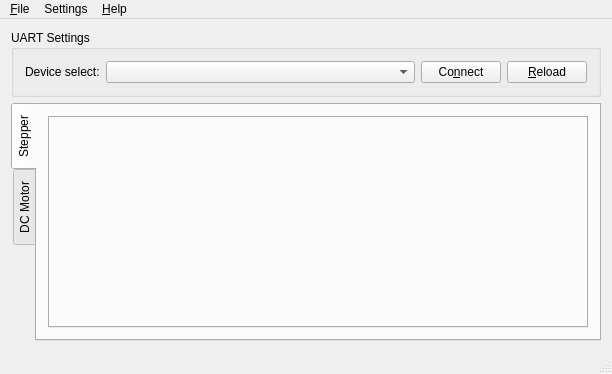
<?xml version="1.0" encoding="UTF-8"?>
<ui version="4.0">
 <class>MainWindow</class>
 <widget class="QMainWindow" name="MainWindow">
  <property name="geometry">
   <rect>
    <x>0</x>
    <y>0</y>
    <width>612</width>
    <height>374</height>
   </rect>
  </property>
  <property name="windowTitle">
   <string>Stepper and DC Motor Controller</string>
  </property>
  <widget class="QWidget" name="centralWidget">
   <layout class="QVBoxLayout" name="verticalLayout">
    <item>
     <widget class="QGroupBox" name="groupBox">
      <property name="title">
       <string>UART Settings</string>
      </property>
      <layout class="QHBoxLayout" name="horizontalLayout">
       <item>
        <widget class="QLabel" name="label">
         <property name="sizePolicy">
          <sizepolicy hsizetype="Maximum" vsizetype="Preferred">
           <horstretch>0</horstretch>
           <verstretch>0</verstretch>
          </sizepolicy>
         </property>
         <property name="text">
          <string>Device select:</string>
         </property>
        </widget>
       </item>
       <item>
        <widget class="QComboBox" name="comboBoxUartDeviceSelect"/>
       </item>
       <item>
        <widget class="QPushButton" name="pushButtonUartConnect">
         <property name="sizePolicy">
          <sizepolicy hsizetype="Maximum" vsizetype="Fixed">
           <horstretch>0</horstretch>
           <verstretch>0</verstretch>
          </sizepolicy>
         </property>
         <property name="text">
          <string>Co&amp;nnect</string>
         </property>
        </widget>
       </item>
       <item>
        <widget class="QPushButton" name="pushButtonUartReload">
         <property name="sizePolicy">
          <sizepolicy hsizetype="Maximum" vsizetype="Fixed">
           <horstretch>0</horstretch>
           <verstretch>0</verstretch>
          </sizepolicy>
         </property>
         <property name="text">
          <string>&amp;Reload</string>
         </property>
        </widget>
       </item>
      </layout>
     </widget>
    </item>
    <item>
     <widget class="QTabWidget" name="tabWidgetDeviceSelection">
      <property name="tabPosition">
       <enum>QTabWidget::West</enum>
      </property>
      <property name="tabShape">
       <enum>QTabWidget::Rounded</enum>
      </property>
      <property name="currentIndex">
       <number>0</number>
      </property>
      <property name="elideMode">
       <enum>Qt::ElideLeft</enum>
      </property>
      <property name="movable">
       <bool>true</bool>
      </property>
      <widget class="QWidget" name="tabSteppers">
       <attribute name="title">
        <string>Stepper</string>
       </attribute>
       <layout class="QGridLayout" name="gridLayout">
        <item row="0" column="0">
         <widget class="QTabWidget" name="tabWidgetStepperSelect">
          <property name="currentIndex">
           <number>-1</number>
          </property>
         </widget>
        </item>
       </layout>
      </widget>
      <widget class="QWidget" name="tabDCMotors">
       <attribute name="title">
        <string>DC Motor</string>
       </attribute>
       <layout class="QGridLayout" name="gridLayout_2">
        <item row="0" column="0">
         <widget class="QTabWidget" name="tabWidgetDCMotorSelect">
          <property name="currentIndex">
           <number>-1</number>
          </property>
         </widget>
        </item>
       </layout>
      </widget>
     </widget>
    </item>
   </layout>
  </widget>
  <widget class="QMenuBar" name="menuBar">
   <property name="geometry">
    <rect>
     <x>0</x>
     <y>0</y>
     <width>612</width>
     <height>25</height>
    </rect>
   </property>
   <widget class="QMenu" name="menu_File">
    <property name="title">
     <string>&amp;File</string>
    </property>
    <addaction name="action_Exit"/>
   </widget>
   <widget class="QMenu" name="menuSettings">
    <property name="title">
     <string>Settings</string>
    </property>
    <addaction name="actionStepper"/>
   </widget>
   <widget class="QMenu" name="menu_Help">
    <property name="title">
     <string>&amp;Help</string>
    </property>
    <addaction name="action_Author"/>
    <addaction name="action_About_Qt"/>
   </widget>
   <addaction name="menu_File"/>
   <addaction name="menuSettings"/>
   <addaction name="menu_Help"/>
  </widget>
  <widget class="QStatusBar" name="statusBar"/>
  <action name="action_Exit">
   <property name="text">
    <string>&amp;Exit</string>
   </property>
   <property name="shortcut">
    <string>Ctrl+E</string>
   </property>
  </action>
  <action name="actionStepper">
   <property name="text">
    <string>Stepper</string>
   </property>
  </action>
  <action name="action_Author">
   <property name="text">
    <string>&amp;About</string>
   </property>
  </action>
  <action name="action_About_Qt">
   <property name="text">
    <string>About &amp;Qt</string>
   </property>
  </action>
 </widget>
 <layoutdefault spacing="6" margin="11"/>
 <resources/>
 <connections/>
</ui>
